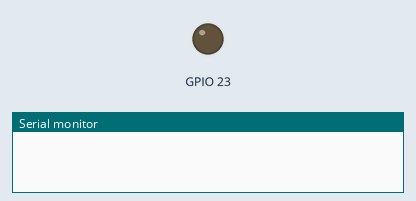
The sketch below on a simulated ESP32. Parts: output pins drawn as LEDs (lit = HIGH), the last lines printed to the serial monitor. At 1.5 s the program puts the board to deep sleep or switches it off; the recording ends there.

Above: at 0.0 s.
At 1.1 s:
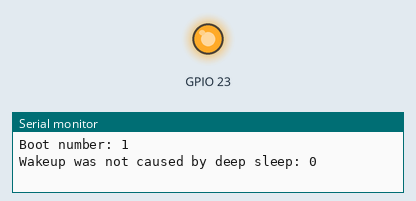
Timing chart, 0 to 1.5 s (numbered marks = the images above):
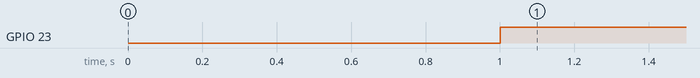

Measured:
- by itself, GPIO 23: LOW → HIGH at 1.0 s

The sketch:

External_0_WakeUp.ino
```cpp
// (licence header left out)
#define BUTTON_PIN_BITMASK 0x200000000 // 2^33 in hex

RTC_DATA_ATTR int bootCount = 0;

/*
Method to print the reason by which ESP32
has been awaken from sleep
*/
void print_wakeup_reason(){
  esp_sleep_wakeup_cause_t wakeup_reason;

  wakeup_reason = esp_sleep_get_wakeup_cause();

  switch(wakeup_reason)
  {
    case ESP_SLEEP_WAKEUP_EXT0 : Serial.println("Wakeup caused by external signal using RTC_IO"); break;
    case ESP_SLEEP_WAKEUP_EXT1 : Serial.println("Wakeup caused by external signal using RTC_CNTL"); break;
    case ESP_SLEEP_WAKEUP_TIMER : Serial.println("Wakeup caused by timer"); break;
    case ESP_SLEEP_WAKEUP_TOUCHPAD : Serial.println("Wakeup caused by touchpad"); break;
    case ESP_SLEEP_WAKEUP_ULP : Serial.println("Wakeup caused by ULP program"); break;
    default : Serial.printf("Wakeup was not caused by deep sleep: %d\n",wakeup_reason); break;
  }
}

void setup(){
  pinMode(23, OUTPUT);
  Serial.begin(115200);
  delay(1000); //Take some time to open up the Serial Monitor

  //Increment boot number and print it every reboot
  ++bootCount;
  Serial.println("Boot number: " + String(bootCount));

  //Print the wakeup reason for ESP32
  print_wakeup_reason();

  /*
  First we configure the wake up source
  We set our ESP32 to wake up for an external trigger.
  There are two types for ESP32, ext0 and ext1 .
  ext0 uses RTC_IO to wakeup thus requires RTC peripherals
  to be on while ext1 uses RTC Controller so doesnt need
  peripherals to be powered on.
  Note that using internal pullups/pulldowns also requires
  RTC peripherals to be turned on.
  */
  esp_sleep_enable_ext0_wakeup(GPIO_NUM_15,1); //1 = High, 0 = Low
  digitalWrite(23, HIGH);
  delay(500);
//  digitalWrite(23, LOW);
////  delay(500);

  //If you were to use ext1, you would use it like
  //esp_sleep_enable_ext1_wakeup(BUTTON_PIN_BITMASK,ESP_EXT1_WAKEUP_ANY_HIGH);

  //Go to sleep now
  Serial.println("Going to sleep now");
  esp_deep_sleep_start();
  Serial.println("This will never be printed");
}

void loop(){
  //This is not going to be called
}
```
